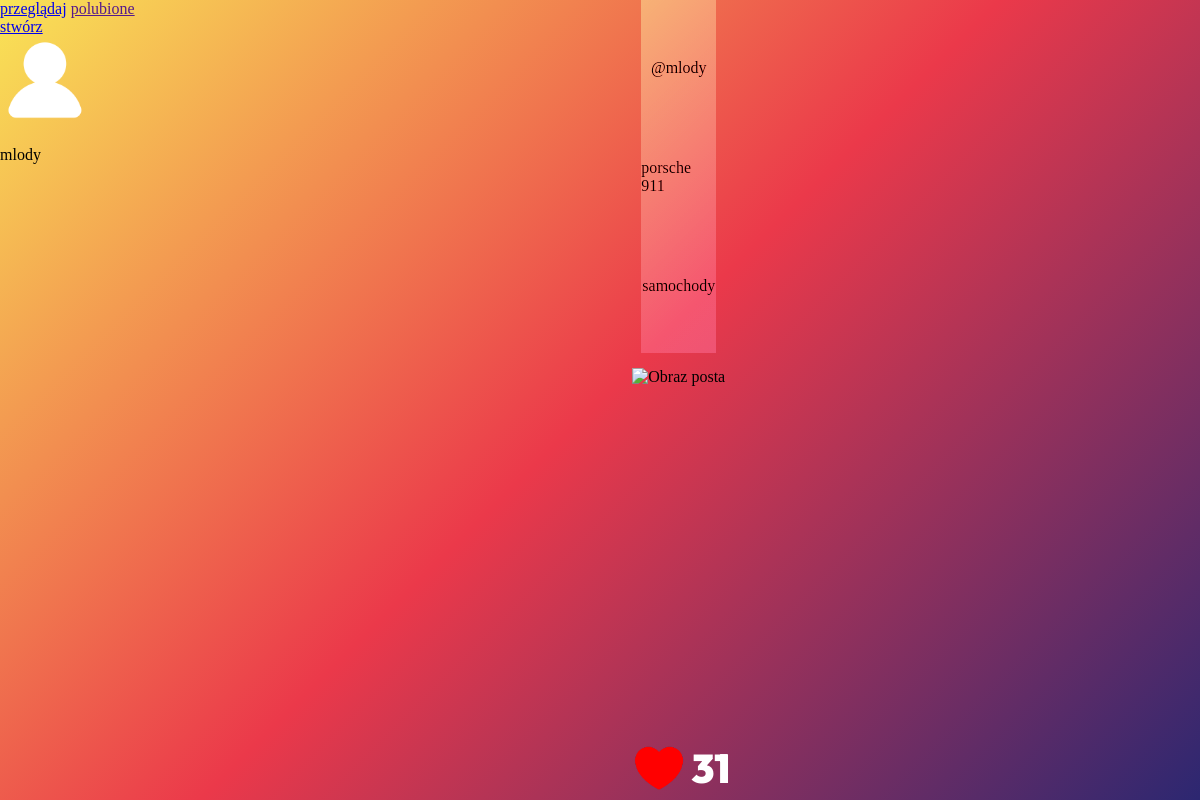
/stare/post.php?id=1 (signed in), run on the app's committed database.
### tables this page shows
CREATE TABLE `posty` (
  `id` int(11) NOT NULL,
  `tytul` text DEFAULT NULL,
  `zdjecie` mediumblob DEFAULT NULL,
  `liczbaLike` int(11) DEFAULT 0,
  `id_autor` int(11) DEFAULT NULL,
  `id_tag` int(11) DEFAULT NULL
);

CREATE TABLE `users` (
  `id` int(11) NOT NULL,
  `nazwa` text NOT NULL,
  `haslo` text NOT NULL,
  `email` text NOT NULL
);

CREATE TABLE `tagi` (
  `id` int(11) NOT NULL,
  `nazwa` text NOT NULL
);

### stare/post.php (the view, shortened to what this page needs)
<?php
$user_id = isset($_SESSION['user_id']) ? $_SESSION['user_id'] : "XD";
$user_name = isset($_SESSION['user_name']) ? $_SESSION['user_name'] : "USERNAME";
$id = isset($_GET['id']) ? $_GET['id'] : 0;
$servername = "localhost";
$username = "root";
$password = "";
$dbname = "projekt";
$conn = new mysqli($servername, $username, $password, $dbname);
$isLikedSql="SELECT * from polubienia where id_post=$id and id_user=$user_id;";
$isLikedResult = $conn->query($isLikedSql);
$isLiked=$isLikedResult->num_rows > 0;
$conn = new mysqli($servername, $username, $password, $dbname);
$sql = "SELECT tytul, zdjecie, liczbaLike, users.nazwa as nazwa, tagi.nazwa as tag
        FROM posty
        JOIN users ON users.id = posty.id_autor
        JOIN tagi ON tagi.id = posty.id_tag
        WHERE posty.id = ?";
$stmt = $conn->prepare($sql);
$stmt->bind_param("i", $id);
$stmt->execute();
$result = $stmt->get_result();
$row = $result->fetch_assoc();
$imageUrl = "image.php?id=" . $id;
?>
<!DOCTYPE html>
<html lang="pl">
<head>
    <link rel="stylesheet" href="./style/post.css">
</head>
<body>
<nav>
        <section class="navButtons">
            <a class="navButton" href="./index.php">przeglądaj</a>
            <a class="navButton" href="">polubione</a>
            <a class="navButton" href="./addPost.html">stwórz</a>
        </section>
        <section class="loginContainer" onclick="redirectToLogin()">
            <img id="login" src="login.svg">
            <?php if ($user_name): ?>
                <p class="loginText"><?php echo htmlspecialchars($user_name); ?></p>
            <?php else: ?>
                <p class="loginText">LOGIN</p>
            <?php endif; ?>
        </section>
    </nav>
<main>
    <section class="nameContainer">
        <p>@<?php echo htmlspecialchars($row['nazwa']); ?></p>
        <p><?php echo htmlspecialchars($row['tytul']); ?></p>
        <p><?php echo htmlspecialchars($row['tag']); ?></p>
    </section>
    <img class='mainImg' src='<?php echo $imageUrl; ?>' alt='Obraz posta'>
    <section class="likeContainer">
        <a href="post.php?id=<?php echo $id."&like=".($isLiked?2:1); ?>">
            <?php if ($isLiked): ?>
                <img class="heart" src="serce2.png" alt="Like">
            <?php else: ?>
                <img class="heart" src="serce.png" alt="Like">
            <?php endif; ?>
        </a>
        <p class='likesCount'><?php echo $row['liczbaLike']; ?></p>
    </section>
</main>
</body>
</html>

### style/post.css (style rules this page uses)
html { width: 100%; height: 100vh; }
body { display: flex; flex-direction: row; margin:0px; width: 100%; height: 100%; background: linear-gradient(135deg, rgba(249,228,86,1) 0%, rgba(235,57,74,1) 50%, rgba(44,39,113,1) 100%); }
main { display: flex; flex-direction: column; justify-content: center; align-items: center; width: 100%; row-gap: 15px; }
.mainImg { height: 100%; }
.nameContainer { position: relative; display: flex; flex-direction: column; align-items: center; justify-content: center; width: 75px; gap: 50px; height: 100%; }
.nameContainer::before { content: ""; position: absolute; width: 100%; height: 100%; background-color: rgba(255, 255, 255,0.5); mix-blend-mode: overlay; z-index: 1; }
.likeContainer { display: flex; flex-direction: row; height: 64px; }
.heart { width: 64px; aspect-ratio: 1/1; }
.likesCount { margin: 0px; color:white; font-family: outfit; font-weight: 900; font-size: 40px; line-height:64px; }

### data on the page
posty: users.nazwa "mlody", tytul "porsche 911", id_tag.nazwa "samochody", liczbaLike "31"

### other printed values
$user_name "mlody"
